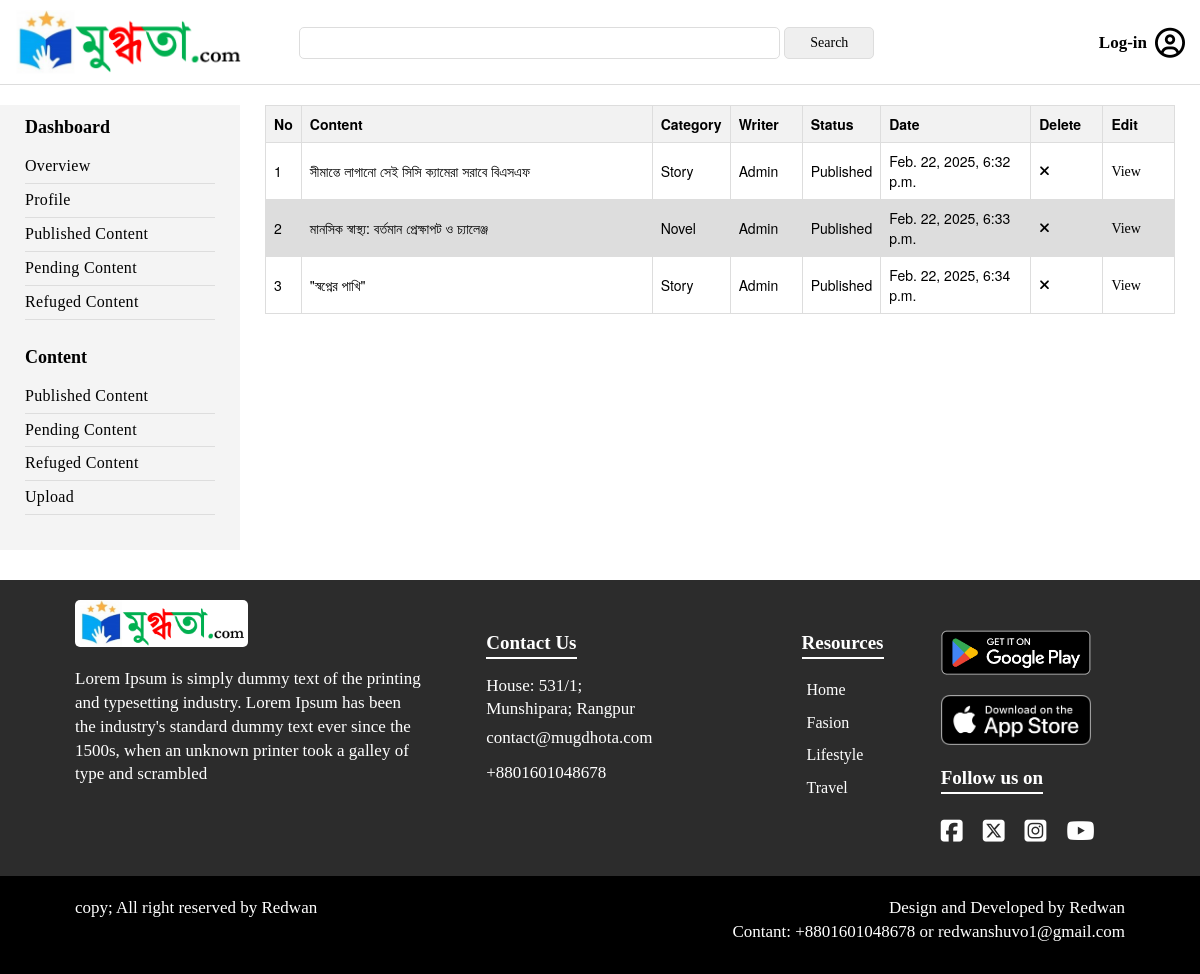
The page /user/published-content/admin/ on the database its author committed.
### content/models.py (models this page shows, shortened)
class Content(models.Model):
    category = models.ForeignKey(Category, on_delete=models.PROTECT, blank=False)
    sub_category = models.ForeignKey(SubCategory, on_delete=models.PROTECT, blank=False)
    title = models.CharField(max_length=255, blank=False)
    slug = models.CharField(max_length=255, unique=True, blank=True, null=True)
    author = models.CharField(max_length=255, default="Mugdhota", blank=False)
    content = RichTextUploadingField()
    feature_image = models.ImageField(upload_to='medical_image', blank=True)
    writer = models.ForeignKey(User, on_delete=models.CASCADE, blank=True, null=True)
    approved_by = models.CharField(max_length=255, default="Mugdhota")
    create_at = models.DateTimeField(auto_now_add=True)
    update_at = models.DateTimeField(auto_now=True)
    views = models.IntegerField(default=1)
    status = models.ForeignKey(ContentStatus, on_delete=models.CASCADE, blank=True, null=True, default=2)
    tags = models.ManyToManyField(Tag, blank=True)
    reviewed_by = models.CharField(max_length=255, blank=True, null=True)

class SubCategory(models.Model):
    name = models.CharField(max_length=255, blank=False)
    category = models.ForeignKey(Category, on_delete=models.CASCADE, blank=True)
    image = models.ImageField(upload_to='category_img', blank=True, null=True)
    def __str__(self):
        return self.name

class ContentStatus(models.Model):
    name = models.CharField(max_length=255, blank=False)

### User/models.py (models this page shows, shortened)
class User(AbstractUser):
    username = models.CharField(max_length=255, unique=True, blank=False)
    name = models.CharField(max_length=255, blank=False, null=False)
    email = models.EmailField()
    phone_validator = RegexValidator(regex=r'^\+?1?\d{11}', message="Phone number must be entered in the format: '01234567899'. Up to 11 digits allowed.")
    phone = models.CharField(validators=[phone_validator], max_length=11, null=False, unique=True)
    bio = models.TextField()
    gender = models.ForeignKey(Gender, on_delete=models.CASCADE, blank=True, null=True)
    joined = models.DateField(auto_now=True)
    is_admin = models.BooleanField(default=False)
    is_editor = models.BooleanField(default=False)
    is_author = models.BooleanField(default=False)
    is_subscriber = models.BooleanField(default=True)
    USERNAME_FIELD = 'phone'
    def __str__(self):
        return self.name

### User/views.py (the view)
# urls.py: path('published-content/<str:username>/', views.user_published_content, name='user_published_content'),
def user_published_content(request, username):
    user = get_object_or_404(User, username=username)
    all_posts = Content.objects.filter(writer=user, status=1)
    count = len(all_posts)
    context = {
        'user': user,
        'all_posts': all_posts,
        'count': count,
    }
    return render(request, 'users_content.html', context)

### editorial_body/templates/users_content.html (shortened to what this page needs)
{% extends 'm_main.html' %}
{% load static %}
{% block content %}
<div class="container_full">
    <div class="container" style="width:100%">
        <div class="cnt_management_page flex">
            <div class="writer_menu width_20">
                {% include 'm_nav.html' %}
            </div>
            <div class="user_profile_section width_80">
                <div class="user_profile">
                    <div class="user_content">
                        <table>
                            <tr>
                                <th style="width:3%">No</th>
                                <th style="width:40%">Content</th>
                                <th style="width:8%">Category</th>
                                <th style="width:8%">Writer</th>
                                <th style="width:8%">Status</th>
                                <th style="width:17%">Date</th>
                                <th style="width:8%">Delete</th>
                                <th style="width:8%">Edit</th>
                            </tr>
                            {% for post in all_posts %}
                                <tr>
                                    <td>{{ forloop.counter }}</td>
                                    <td>{{ post.title }}</td>
                                    <td>{{ post.sub_category }}</td>
                                    <td>{{ post.writer }}</td>
                                    <td>{{ post.status.name }}</td>
                                    <td>{{ post.create_at }}</td>
                                    <td><a href="{% url 'deletecontent' post.slug %}"><i class="fa-solid fa-xmark"></i></a></td>
                                    <td><a href="{% url 'editorial_edit_content' post.slug %}">View</a></td>
                                </tr>
                            {% endfor %}
                        </table>
                    </div>
                </div>
            </div>
        </div>
    </div>
</div>
{% endblock content %}

### static/style.css (style rules this page uses)
* { margin:0;padding:0 }
a { text-decoration:none;font-family: 'Kalpurush', 'Bangla', 'Baloo Da 2';color:black; }
body { font-family: SolaimanLipi, Bangla, Baloo Da 2, georgian, Arial, Vrinda, FallbackBengaliFont, Helvetica, sans-serif !important; color: black; }
.container_full { padding:20px 0 30px 0; }
.container { width: 1050px; padding: 0; }

### static/cmn-style.css (style rules this page uses)
.flex { display: flex; }
.width_20 { width: 20%; }
.width_80 { width: 80%; }

### rows shown on the page
Content: title "সীমান্তে লাগানো সেই সিসি ক্যামেরা সরাবে বিএসএফ", sub_category "Story", writer "Admin", status.name "Published", create_at "Feb. 22, 2025, 6:32 p.m."
Content: title "মানসিক স্বাস্থ্য: বর্তমান প্রেক্ষাপট ও চ্যালেঞ্জ", sub_category "Novel", writer "Admin", status.name "Published", create_at "Feb. 22, 2025, 6:33 p.m."
Content: title "\"স্বপ্নের পাখি\"", sub_category "Story", writer "Admin", status.name "Published", create_at "Feb. 22, 2025, 6:34 p.m."
